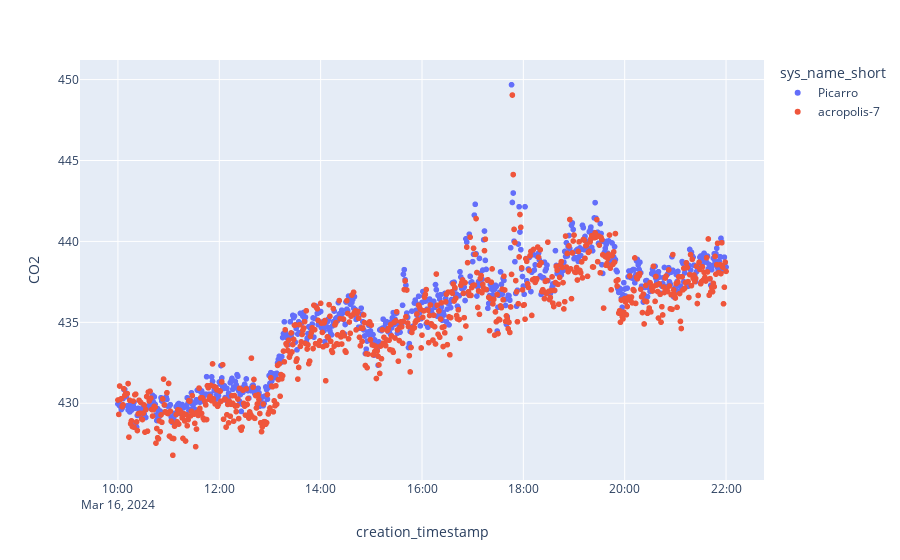

Here is the notebook cell this chart was saved with:
### Markdown cell above
# Plot Corrected Data

### Code cell
df_plot_1 = df_p_1m[["creation_timestamp", "sys_name_short", "CO2_corr"]].rename({"CO2_corr": "CO2"})
df_plot_2 = df_1_m[["creation_timestamp", "sys_name_short", "gmp343_corrected"]].rename({"gmp343_corrected": "CO2"})
df_plot = pl.concat([df_plot_1,df_plot_2])

# Quality Check
start = datetime(2024, 3, 16, 10, 0, 0).replace(tzinfo=timezone.utc)
end = datetime(2024, 3, 16, 22, 0, 0).replace(tzinfo=timezone.utc)

df_temp = df_plot.filter(pl.col("creation_timestamp").is_between(start, end)).filter(pl.col("sys_name_short").is_in(["acropolis-7", "Picarro"]))

fig = px.scatter(df_temp, x="creation_timestamp", y = "CO2", color = "sys_name_short")
fig.show()

### Figure 1 — Plotly figure (JSON) as saved in the notebook; plotly's stock layout.template omitted (floating-point values rounded to 4 significant figures; data arrays with more than 128 entries replaced by an {"elided": "..."} marker saying what was removed)
{"data": [{"hovertemplate": "sys_name_short=Picarro<br>creation_timestamp=%{x}<br>CO2=%{y}<extra></extra>", "legendgroup": "Picarro", "marker": {"color": "#636efa", "symbol": "circle"}, "mode": "markers", "name": "Picarro", "showlegend": true, "type": "scattergl", "x": {"elided": "721 str values"}, "xaxis": "x", "y": {"elided": "721 float values"}, "yaxis": "y"}, {"hovertemplate": "sys_name_short=acropolis-7<br>creation_timestamp=%{x}<br>CO2=%{y}<extra></extra>", "legendgroup": "acropolis-7", "marker": {"color": "#EF553B", "symbol": "circle"}, "mode": "markers", "name": "acropolis-7", "showlegend": true, "type": "scattergl", "x": {"elided": "721 str values"}, "xaxis": "x", "y": {"elided": "721 float values"}, "yaxis": "y"}], "layout": {"legend": {"title": {"text": "sys_name_short"}, "tracegroupgap": 0}, "margin": {"t": 60}, "xaxis": {"anchor": "y", "domain": [0, 1], "title": {"text": "creation_timestamp"}}, "yaxis": {"anchor": "x", "domain": [0, 1], "title": {"text": "CO2"}}}}
